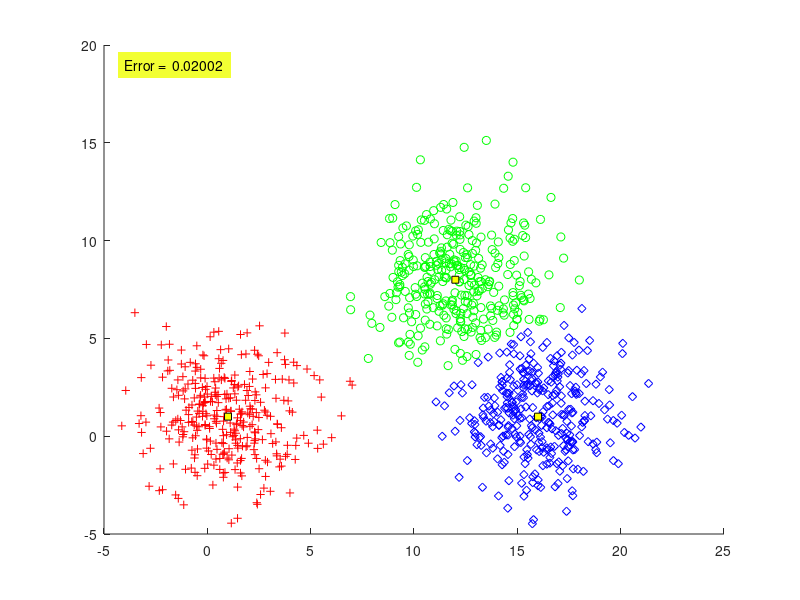

Recreate this plot in MATLAB.
function Pe= P2_2_Euclidean()
N=1000;

m=[1 12 16;1 8 1];
S(:,:,1)=4*eye(2);
S(:,:,2)=4*eye(2);
S(:,:,3)=4*eye(2);
P=[1/3 1/3 1/3 ];


%% (A)
X=[];
y=[];
[l,c]=size(m);
for j=1:c
    % Generating the [p(j)*N)] vectors from each distribution
    temp=mvnrnd(m(:,j),S(:,:,j),fix(P(j)*N));
    % The total number of points may be slightly less than N
    % due to the fix operator
    X=[X ;temp];
    y=[y ones(1,fix(P(j)*N))*j];
end

%% B
% l=dimensionality, c=no. of classes
[l,N]=size(X'); % N=no. of vectors
for i=1:N
    for j=1:c
        t(j)=sqrt((X(i,:)'-m(:,j))'*(X(i,:)'-m(:,j)));
    end
    % Determining the maximum quantity Pi*p(x|wi)
    [num,z(i)]=min(t(:));
end
plot_data(X,z,m);

%% C
Pe=compute_error(y,z);
xx=axis;

text(xx(1)+1,xx(4)-1,...
['Error =  ' num2str(Pe,4)],...
'HorizontalAlignment','left',... 
 'BackgroundColor',[.95 1 0.2],...
 'Margin',5);
end % Main function
%%
function clas_error=compute_error(y,y_est)
[q,N]=size(y); % N= no. of vectors
c=max(y); % Determining the number of classes
clas_error=0; % Counting the misclassified vectors
for i=1:N
    if(y(i) ~= y_est(i))
       clas_error=clas_error+1;
    end
end
% Computing the classification error
clas_error =clas_error/N;
end
%%
function z=comp_gauss_dens_val(m,S,x)
[l,q]=size(m); % l=dimensionality
z=(1/((2*pi)^ (l/2)*det(S)^ 0.5) )...
*exp(-0.5*(x'-m)'*inv(S)*(x'-m));
end
%% 
function plot_data(X,y,m)
[l,N]=size(X'); % N=no. of data vectors, l=dimensionality
[l,c]=size(m); % c=no. of classes
if(l ~=2)
    fprintf('NO PLOT CAN BE GENERATED\n')
    return
end
pale=['r+'; 'go'; 'bd'];
figure(2)
% Plot of the data vectors
hold on

for k=1:N
    plot(X(k,1),X(k,2),pale(y(k),:))
end
% Plot of the class means
for j=1:c
    plot(m(1,j),m(2,j),'--ks',...
                'MarkerFaceColor','y',...
                'MarkerSize',5)
end
end
